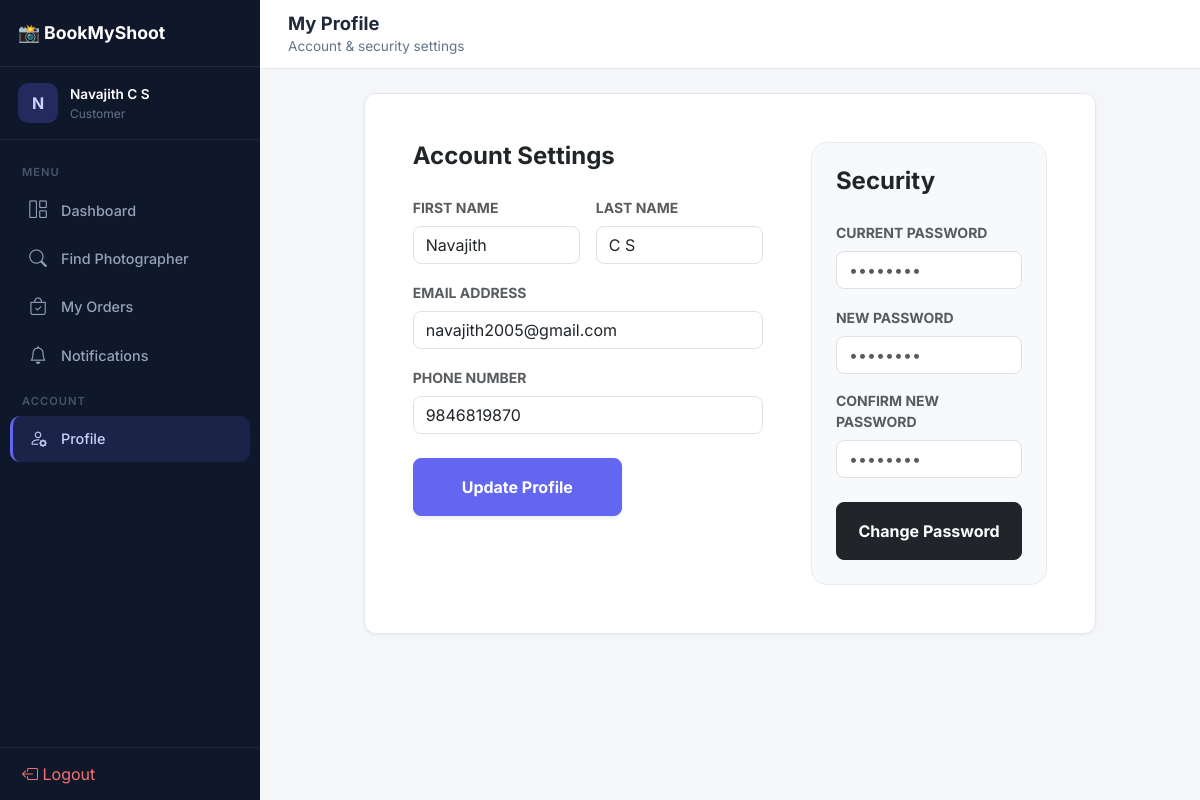
/customer/profile (signed in), run on the app's committed database.
### backend/models.py (models this page shows, shortened)
class User(db.Model, UserMixin):
    __tablename__ = 'users'
    id = db.Column(db.Integer, primary_key=True)
    first_name = db.Column(db.String(100), nullable=False)
    last_name = db.Column(db.String(100), nullable=False)
    email = db.Column(db.String(120), unique=True, nullable=False, index=True)
    phone = db.Column(db.String(20), nullable=True)
    user_type = db.Column(db.String(20), nullable=False, default='customer')
    password_hash = db.Column(db.String(255), nullable=False)
    profile_image = db.Column(db.String(255), nullable=True)
    is_active = db.Column(db.Boolean, default=True)
    created_at = db.Column(db.DateTime, default=datetime.utcnow)
    updated_at = db.Column(db.DateTime, default=datetime.utcnow, onupdate=datetime.utcnow)
    bookings = db.relationship('Booking', backref='customer', lazy=True, foreign_keys='Booking.customer_id',
                               cascade='all, delete-orphan')
    notifications = db.relationship('Notification', backref='user', lazy=True, cascade='all, delete-orphan')
    activities = db.relationship('ActivityLog', backref='user', lazy=True, cascade='all, delete-orphan')

### backend/customer/routes.py (the view, shortened to what this page needs)
@customer_bp.route('/profile', methods=['GET', 'POST'])
@customer_required
def profile():
    form = CustomerProfileForm(obj=current_user)
    password_form = ChangePasswordForm()
    return render_template('customer/profile.html', form=form, password_form=password_form)

### backend/customer/forms.py
class CustomerProfileForm(FlaskForm):
    first_name = StringField('First Name', validators=[DataRequired()])
    last_name = StringField('Last Name', validators=[DataRequired()])
    email = StringField('Email', validators=[DataRequired(), Email()])
    phone = StringField('Phone Number', validators=[Optional()])
    profile_image = FileField('Profile Image', validators=[Optional(), FileAllowed(['jpg', 'png', 'jpeg'], 'Images only!')])

class ChangePasswordForm(FlaskForm):
    old_password = PasswordField('Current Password', validators=[DataRequired()])
    new_password = PasswordField('New Password', validators=[DataRequired(), EqualTo('confirm_password', message='Passwords must match')])
    confirm_password = PasswordField('Confirm New Password', validators=[DataRequired()])

### backend/app.py (called while the page is built)
@app.before_request
def enforce_csrf_for_non_api_routes():
    if request.path.startswith('/api/'):
        return
    if request.method in ('POST', 'PUT', 'PATCH', 'DELETE'):
        csrf.protect()

@login_manager.user_loader
def load_user(user_id):
    return User.query.get(int(user_id))

### backend/customer/routes.py (called while the page is built)
def customer_required(f):
    @wraps(f)
    def decorated_function(*args, **kwargs):
        if not current_user.is_authenticated or current_user.user_type != 'customer':
            flash('Customer access required.', 'error')
            return redirect(url_for('login'))
        return f(*args, **kwargs)
    return decorated_function

### backend/customer/templates/customer/profile.html (shortened to what this page needs)
{% extends "base.html" %}
{% block content %}
<div class="topbar">
    <div>
        <h1>My Profile</h1>
        <div class="breadcrumb">Account & security settings</div>
    </div>
</div>
<div class="page-content fade-in">
<div class="row justify-content-center">
    <div class="col-lg-10">
        <div class="card overflow-hidden mb-4">
            <div class="p-5">
                <div class="row g-5">
                    <div class="col-md-7">
                        <h4 class="fw-bold mb-4">Account Settings</h4>
                        <form action="{{ url_for('customer.profile') }}" method="POST">
                            <div class="row g-3">
                                <div class="col-md-6">
                                    <label class="form-label fw-bold small text-muted text-uppercase">First Name</label>
                                    {{ form.first_name(class="form-control rounded-3") }}
                                </div>
                                <div class="col-md-6">
                                    <label class="form-label fw-bold small text-muted text-uppercase">Last Name</label>
                                    {{ form.last_name(class="form-control rounded-3") }}
                                </div>
                                <div class="col-12">
                                    <label class="form-label fw-bold small text-muted text-uppercase">Email
                                        Address</label>
                                    {{ form.email(class="form-control rounded-3") }}
                                </div>
                                <div class="col-12">
                                    <label class="form-label fw-bold small text-muted text-uppercase">Phone
                                        Number</label>
                                    {{ form.phone(class="form-control rounded-3", placeholder="+91 XXX XXX XXXX") }}
                                </div>
                                <div class="col-12 mt-4">
                                    <button type="submit"
                                        class="btn btn-primary px-5 py-3 fw-bold rounded-3 shadow-sm">Update
                                        Profile</button>
                                </div>
                            </div>
                        </form>
                    </div>
                    <div class="col-md-5">
                        <div class="bg-light p-4 rounded-4 border border-light-subtle">
                            <h4 class="fw-bold mb-4">Security</h4>
                            <form action="{{ url_for('customer.profile') }}" method="POST">
                                <div class="mb-3">
                                    <label class="form-label fw-bold small text-muted text-uppercase">Current
                                        Password</label>
                                    {{ password_form.old_password(class="form-control rounded-3",
                                    placeholder="••••••••") }}
                                </div>
                                <div class="mb-3">
                                    <label class="form-label fw-bold small text-muted text-uppercase">New
                                        Password</label>
                                    {{ password_form.new_password(class="form-control rounded-3",
                                    placeholder="••••••••") }}
                                </div>
                                <div class="mb-4">
                                    <label class="form-label fw-bold small text-muted text-uppercase">Confirm New
                                        Password</label>
                                    {{ password_form.confirm_password(class="form-control rounded-3",
                                    placeholder="••••••••") }}
                                </div>
                                <button type="submit" class="btn btn-dark w-100 py-3 fw-bold rounded-3">Change
                                    Password</button>
                            </form>
                        </div>
                    </div>
                </div>
            </div>
        </div>
    </div>
</div>
</div>
{% endblock %}

### backend/templates/base.html (shortened to what this page needs)
<!DOCTYPE html>
<html lang="en">
<head>
    <link href="https://cdn.jsdelivr.net/npm/bootstrap@5.3.0/dist/css/bootstrap.min.css" rel="stylesheet">
    <link rel="stylesheet" href="https://cdn.jsdelivr.net/npm/bootstrap-icons@1.11.0/font/bootstrap-icons.css">
    <link rel="stylesheet" href="https://cdnjs.cloudflare.com/ajax/libs/animate.css/4.1.1/animate.min.css" />
</head>
<body>
    {% if not hide_sidebar and current_user.is_authenticated %}
    <aside class="sidebar" id="sidebar">
        <div class="sidebar-brand">📸 BookMyShoot</div>
        <div class="sidebar-user">
            <div class="avatar">{{ current_user.first_name[0]|upper }}</div>
            <div class="info">
                <div class="name">{{ current_user.first_name }} {{ current_user.last_name }}</div>
                <div class="role">{{ current_user.user_type }}</div>
            </div>
        </div>
        <nav class="sidebar-nav">
            <div class="nav-section">Menu</div>
            {% if current_user.user_type == 'admin' %}
            <a href="{{ url_for('admin.dashboard') }}" class="{{ 'active' if request.endpoint == 'admin.dashboard' }}"><i class="bi bi-grid-1x2"></i> Dashboard</a>
            <a href="{{ url_for('admin.users') }}" class="{{ 'active' if request.endpoint == 'admin.users' }}"><i class="bi bi-people"></i> Users</a>
            <a href="{{ url_for('admin.bookings') }}" class="{{ 'active' if request.endpoint == 'admin.bookings' }}"><i class="bi bi-calendar-check"></i> Bookings</a>
            <a href="{{ url_for('admin.categories') }}" class="{{ 'active' if request.endpoint == 'admin.categories' }}"><i class="bi bi-tags"></i> Categories</a>
            <a href="{{ url_for('admin.packages') }}" class="{{ 'active' if request.endpoint == 'admin.packages' }}"><i class="bi bi-box-seam"></i> Packages</a>
            <div class="nav-section">Account</div>
            <a href="{{ url_for('admin.profile') }}" class="{{ 'active' if request.endpoint == 'admin.profile' }}"><i class="bi bi-person-gear"></i> Profile</a>
            {% elif current_user.user_type == 'customer' %}
            <a href="{{ url_for('customer.dashboard') }}" class="{{ 'active' if request.endpoint == 'customer.dashboard' }}"><i class="bi bi-grid-1x2"></i> Dashboard</a>
            <a href="{{ url_for('customer.search') }}" class="{{ 'active' if request.endpoint == 'customer.search' }}"><i class="bi bi-search"></i> Find Photographer</a>
            <a href="{{ url_for('customer.my_orders') }}" class="{{ 'active' if request.endpoint == 'customer.my_orders' }}"><i class="bi bi-bag-check"></i> My Orders</a>
            <a href="{{ url_for('customer.notifications') }}" class="{{ 'active' if request.endpoint == 'customer.notifications' }}"><i class="bi bi-bell"></i> Notifications</a>
            <div class="nav-section">Account</div>
            <a href="{{ url_for('customer.profile') }}" class="{{ 'active' if request.endpoint == 'customer.profile' }}"><i class="bi bi-person-gear"></i> Profile</a>
            {% endif %}
        </nav>
        <div class="sidebar-footer">
            <a href="{{ url_for('logout') }}" class="sidebar-nav a"><i class="bi bi-box-arrow-left"></i> Logout</a>
        </div>
    </aside>
    {% endif %}
    <main class="{% if not hide_sidebar and current_user.is_authenticated %}main-content{% else %}{% block main_class %}container py-5{% endblock %}{% endif %}">
        {% block content %}{% endblock %}
    </main>
</body>
</html>

### backend/templates/base.html (style rules this page uses)
:root { --bg: #f4f6f9; --sidebar-bg: #0f172a; --sidebar-active: rgba(99, 102, 241, 0.15); --sidebar-active-border: #6366f1; --card-bg: #ffffff; --card-border: #e5e7eb; --card-shadow: 0 1px 3px rgba(0,0,0,0.06); --text: #1e293b; --muted: #64748b; --primary: #6366f1; --primary-hover: #4f46e5; --success: #22c55e; --danger: #ef4444; --warning: #f59e0b; --info: #3b82f6; --sidebar-width: 260px; --radius: 12px; }
* { box-sizing: border-box; }
body { font-family: 'Inter', sans-serif; background: var(--bg); color: var(--text); margin: 0; min-height: 100vh; }
a { color: inherit; text-decoration: none; }
.sidebar { width: var(--sidebar-width); background: var(--sidebar-bg); color: #cbd5e1; position: fixed; top: 0; left: 0; bottom: 0; z-index: 1000; display: flex; flex-direction: column; transition: transform .3s ease; overflow-y: auto; }
.sidebar-brand { padding: 20px 18px; border-bottom: 1px solid rgba(255,255,255,0.08); font-weight: 700; font-size: 1.1rem; color: #fff; display: flex; align-items: center; gap: 10px; }
.sidebar-user { padding: 16px 18px; display: flex; align-items: center; gap: 12px; border-bottom: 1px solid rgba(255,255,255,0.06); }
.sidebar-user .avatar { width: 40px; height: 40px; border-radius: 10px; background: rgba(99,102,241,0.25); color: #c7d2fe; display: grid; place-items: center; font-weight: 700; font-size: 1rem; }
.sidebar-user .info { font-size: 0.85rem; }
.sidebar-user .info .name { color: #fff; font-weight: 600; }
.sidebar-user .info .role { color: var(--muted); text-transform: capitalize; font-size: 0.75rem; }
.sidebar-nav { padding: 12px 10px; flex: 1; }
.sidebar-nav .nav-section { font-size: 0.7rem; text-transform: uppercase; letter-spacing: 1px; color: #475569; padding: 12px 12px 6px; font-weight: 600; }
.sidebar-nav a { display: flex; align-items: center; gap: 12px; padding: 10px 14px; border-radius: 10px; color: #94a3b8; font-weight: 500; font-size: 0.9rem; margin-bottom: 2px; transition: all .2s ease; border-left: 3px solid transparent; }
.sidebar-nav a.active { color: #c7d2fe; background: var(--sidebar-active); border-left-color: var(--sidebar-active-border); }
.sidebar-nav a i { font-size: 1.1rem; width: 22px; text-align: center; }
.sidebar-footer { padding: 14px 12px; border-top: 1px solid rgba(255,255,255,0.06); }
.sidebar-footer a { color: #f87171; }
.main-content { margin-left: var(--sidebar-width); min-height: 100vh; transition: margin-left .3s ease; }
.topbar { background: var(--card-bg); border-bottom: 1px solid var(--card-border); padding: 12px 28px; display: flex; justify-content: space-between; align-items: center; position: sticky; top: 0; z-index: 30; }
.topbar h1 { margin: 0; font-size: 1.15rem; font-weight: 700; }
.topbar .breadcrumb { font-size: 0.85rem; color: var(--muted); margin: 2px 0 0; }
.card { background: var(--card-bg); border: 1px solid var(--card-border); border-radius: var(--radius); box-shadow: var(--card-shadow); }
.btn-primary { background: var(--primary); border-color: var(--primary); }
.page-content { padding: 24px 28px; }
.fade-in { animation: fadeIn .4s ease forwards; }

### data on the page
User: first_name "N", first_name "Navajith", last_name "C S", user_type "Customer", email "navajith2005@gmail.com", phone "9846819870"
